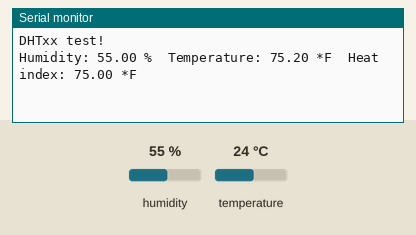
A sketch run on a simulated Arduino Uno, built with avr-gcc and run on an emulated ATmega328P. Shown: the last lines printed to the serial monitor. The test bench sets the inputs (shaded band); at power-on: humidity 55 %, temperature 24 °C.

Above: at 18.0 s.
18.1 s: humidity set to 22 %
At 20.8 s:
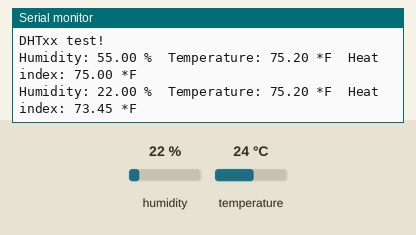
33.1 s: temperature set to 12 °C
At 41.3 s:
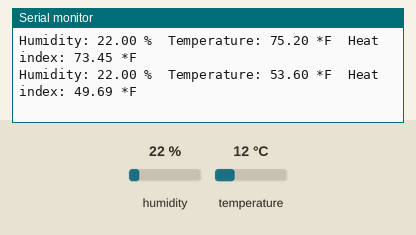
48.1 s: humidity set to 40 %
At 50.4 s:
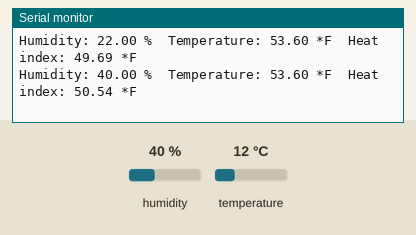
Timing chart, 0 to 51.9 s (numbered marks = the images above; inputs shaded):
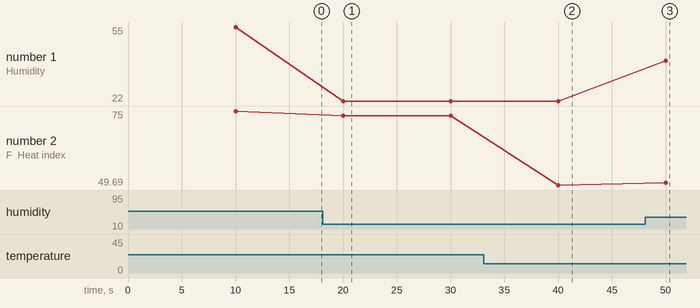

Measured:
- after the input at 18.1 s, the serial monitor: prints a new line after 1.9 s (image 1)
- after the input at 33.1 s, the serial monitor: prints a new line after 6.9 s (image 2)
- after the input at 48.1 s, the serial monitor: prints a new line after 1.9 s (image 3)
- plotted number 1: 55 → 22 after the input at 18.1 s, 22 → 40 after the input at 48.1 s
- plotted number 2: 75 → 73.45 after the input at 18.1 s, 73.45 → 49.69 after the input at 33.1 s, 49.69 → 50.54 after the input at 48.1 s

The sketch:

TemperatureSensor.ino
```cpp
// Example testing sketch for various DHT humidity/temperature sensors

#include "DHT.h"

#define DHTPIN 2     // what digital pin we're connected to

// Uncomment whatever type you're using!
//#define DHTTYPE DHT11   // DHT 11
#define DHTTYPE DHT22   // DHT 22  (AM2302), AM2321
//#define DHTTYPE DHT21   // DHT 21 (AM2301)

// Connect pin 1 (on the left) of the sensor to +5V
// NOTE: If using a board with 3.3V logic like an Arduino Due connect pin 1
// to 3.3V instead of 5V!
// Connect pin 2 of the sensor to whatever your DHTPIN is
// Connect pin 4 (on the right) of the sensor to GROUND
// Connect a 10K resistor from pin 2 (data) to pin 1 (power) of the sensor

// Initialize DHT sensor.
// Note that older versions of this library took an optional third parameter to
// tweak the timings for faster processors.  This parameter is no longer needed
// as the current DHT reading algorithm adjusts itself to work on faster procs.
DHT dht(DHTPIN, DHTTYPE);

void setup() {
  Serial.begin(9600);
  Serial.println("DHTxx test!");

  dht.begin();
}

void loop() {
  // Wait a few seconds between measurements.
  delay(10000);

  // Reading temperature or humidity takes about 250 milliseconds!
  // Sensor readings may also be up to 2 seconds 'old' (its a very slow sensor)
  float h = dht.readHumidity();
  // Read temperature as Celsius (the default)
  float t = dht.readTemperature();
  // Read temperature as Fahrenheit (isFahrenheit = true)
  float f = dht.readTemperature(true);

  // Check if any reads failed and exit early (to try again).
  if (isnan(h) || isnan(t) || isnan(f)) {
    Serial.println("Failed to read from DHT sensor!");
    return;
  }

  // Compute heat index in Fahrenheit (the default)
  float hif = dht.computeHeatIndex(f, h);
  // Compute heat index in Celsius (isFahreheit = false)
  float hic = dht.computeHeatIndex(t, h, false);

  Serial.print("Humidity: ");
  Serial.print(h);
  Serial.print(" %\t");
  Serial.print("Temperature: ");
  Serial.print(f);
  Serial.print(" *F\t");
  Serial.print("Heat index: ");
  Serial.print(hif);
  Serial.println(" *F");
}
```
